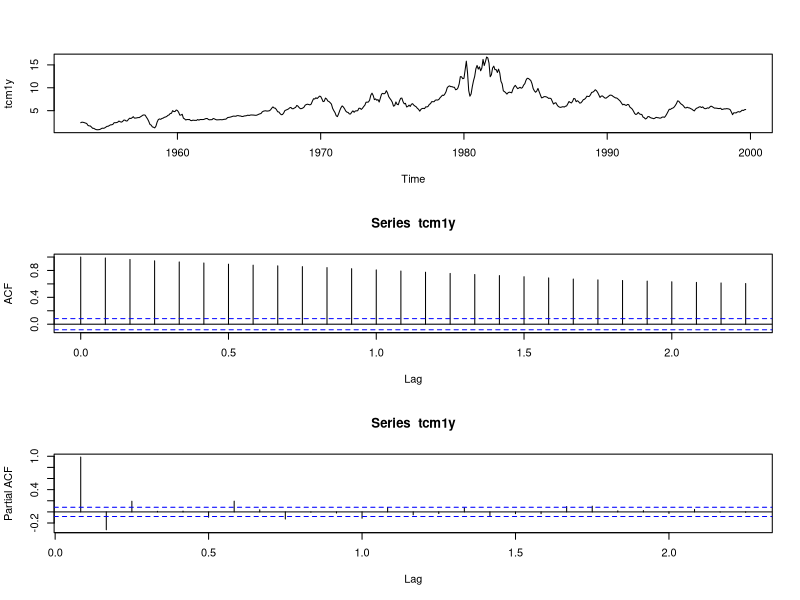

Generate this figure with R:
## ---- chunk 1
knitr::opts_chunk$set(echo = TRUE)
options(digits=4, fig.height=3.5, warn=FALSE)
## ---- chunk 2
library(tseries)
data(tcm)  # built-in data on monthly treasury yields
par(mfrow=c(3,1))
plot(tcm1y)  
acf(tcm1y)
pacf(tcm1y)
adf.test(tcm1y)
## ---- chunk 3
# these two are equivalent
Mod(polyroot(c(1,-0.5,-0.02)))
abs(polyroot(c(1,-0.5,-0.02)))
